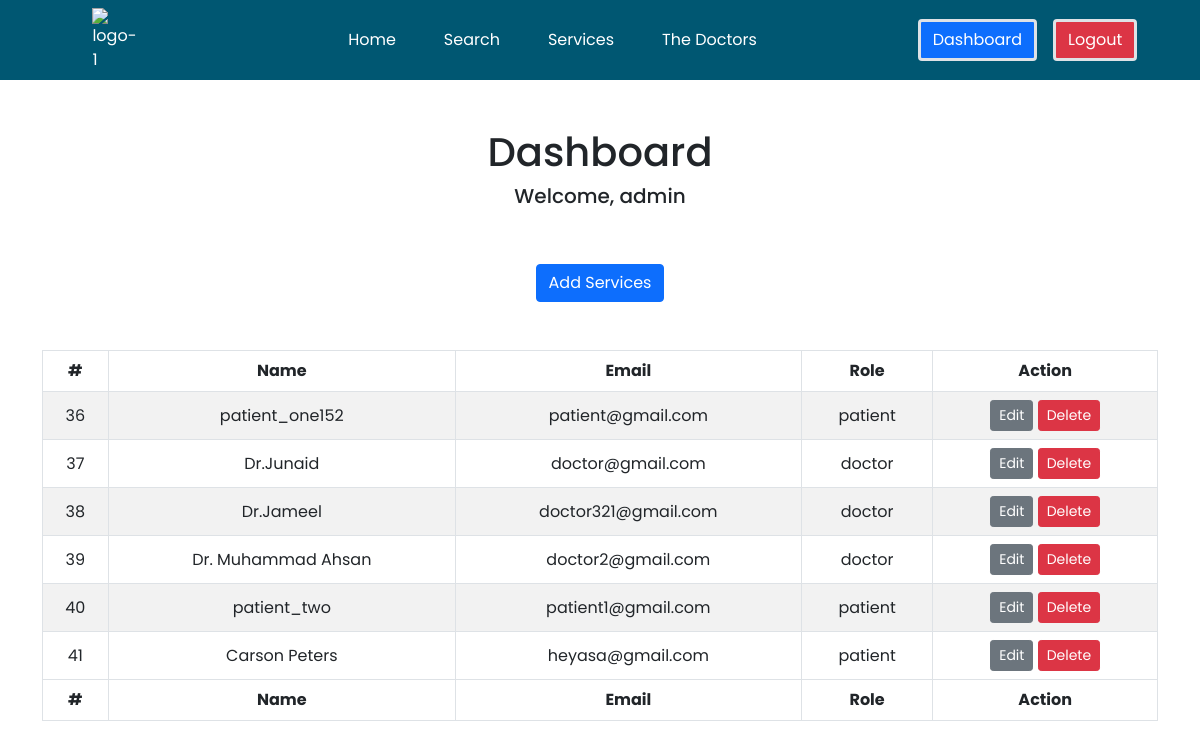
Page /adminDashboard.php (signed in) on the committed database.
### tables this page shows
CREATE TABLE `users` (
  `id` int(11) NOT NULL,
  `name` varchar(255) NOT NULL,
  `username` varchar(255) NOT NULL,
  `email` varchar(255) NOT NULL,
  `password` varchar(255) NOT NULL,
  `phone` varchar(255) DEFAULT NULL,
  `diseases` text DEFAULT NULL,
  `certificate` text DEFAULT NULL,
  `experience` text DEFAULT NULL,
  `role` enum('admin','doctor','patient') NOT NULL DEFAULT 'patient',
  `clinic_id` int(11) NOT NULL,
  `checkin_time` time DEFAULT NULL,
  `checkout_time` time DEFAULT NULL,
  `weekend_available` enum('yes','no') NOT NULL DEFAULT 'no',
  `dob` date DEFAULT NULL,
  `gender` enum('Male','Female') NOT NULL DEFAULT 'Male',
  `city` varchar(255) DEFAULT NULL,
  `profile_pic` text DEFAULT NULL
);

### core/functions.php (called while the page is built, shortened)
<?php
require_once 'database.php';
function isLoggedin()
{
    return isset($_SESSION['user']) ? true : false;
}

### core/database.php (called while the page is built, shortened)
<?php
include_once 'functions.php';
if (isset($_SESSION['user'])) {
    $userID = $_SESSION['user'];
    $getUserQ = $db->query("SELECT * FROM `users` WHERE `id`='$userID'");
    $userData = mysqli_fetch_object($getUserQ);
    $userName = $userData->name;
    $userRole = $userData->role;
}

### adminDashboard.php (the view, shortened to what this page needs)
<?php
require_once './core/database.php';
?>
<!DOCTYPE html>
<html lang="en">
<head>
    <?php include './includes/css_links.php'; ?>
    <link rel="stylesheet" href="./css/style.min.css">
</head>
<body class="admin_dashboard_page">
    <?php include_once './includes/header.php'; ?>
    <main>
        <section class="admin_dashboard">
            <div class="container my-5">
                <div class="row">
                    <div class="col-12 text-center">
                        <h1>Dashboard</h1>
                        <h5>Welcome, <?= $userName ?></h5>
                    </div>
                    <div class="col-12 my-5 position-relative">
                        <div class="d-flex justify-content-center gap-3">
                            <a href="./add_services.php" class="btn btn-primary">Add Services</a>
                        </div>
                        <span id="del-msg" class="position-absolute top-0 end-0 alert"></span>
                    </div>
                    <div class="col-12">
                        <table id="example" class="table table-striped table-bordered" style="width:100%">
                            <thead>
                                <tr>
                                    <th>#</th>
                                    <th>Name</th>
                                    <th>Email</th>
                                    <th>Role</th>
                                    <th>Action</th>
                                </tr>
                            </thead>
                            <tbody>
                                <?php
                                $getR_Q = $db->query("CALL `get_all_users`()");
                                while ($getRow = mysqli_fetch_object($getR_Q)) :
                                ?>
                                    <tr>
                                        <td><?= $getRow->id ?></td>
                                        <td><?= $getRow->name ?></td>
                                        <td><?= $getRow->email ?></td>
                                        <td><?= $getRow->role ?></td>
                                        <td><a href="edit_profile.php?u_id=<?= $getRow->id ?>&role_check=<?= $getRow->role ?>" class="btn btn-secondary btn-sm">Edit</a>
                                            <a href="#!" class="btn btn-danger btn-sm del-id" data-id="<?= $getRow->id ?>">Delete</a>
                                        </td>
                                    </tr>
                                <?php endwhile;
                                ?>
                            </tbody>
                            <tfoot>
                                <tr>
                                    <th>#</th>
                                    <th>Name</th>
                                    <th>Email</th>
                                    <th>Role</th>
                                    <th>Action</th>
                                </tr>
                            </tfoot>
                        </table>
                    </div>
                </div>
            </div>
        </section>
    </main>
    <div class="toast-container position-absolute p-3 bottom-0 end-0">
    </div>
</body>
</html>

### includes/css_links.php (shortened to what this page needs)
<link href="https://cdn.jsdelivr.net/npm/bootstrap@5.0.2/dist/css/bootstrap.min.css" rel="stylesheet">
<link rel="stylesheet" href="https://cdnjs.cloudflare.com/ajax/libs/bootstrap-icons/1.11.3/font/bootstrap-icons.min.css" />
<link rel="stylesheet" href="https://cdnjs.cloudflare.com/ajax/libs/OwlCarousel2/2.3.4/assets/owl.carousel.min.css" />
<link rel="stylesheet" href="https://cdn.datatables.net/2.0.8/css/dataTables.bootstrap5.css">
<link rel="stylesheet" href="https://cdn.datatables.net/responsive/3.0.2/css/responsive.bootstrap5.css">
<link rel="stylesheet" href="https://cdnjs.cloudflare.com/ajax/libs/font-awesome/6.5.2/css/all.min.css" />

### includes/header.php (shortened to what this page needs)
<header>
    <div class="container">
        <div class="row">
            <div class="col-2 content-center">
                <a href="./">
                    <img src="./img/logo.jpeg" class="w-75" alt="logo-1">
                </a>
            </div>
            <div class="col-7 content-center">
                <ul class="navigation list-unstyled d-flex gap-5">
                    <li><a href="./">Home</a></li>
                    <li><a href="./search.php">Search</a></li>
                    <li><a href="./services.php">Services</a></li>
                    <li><a href="./doctors.php">The Doctors</a></li>
                </ul>
            </div>
            <div class="col-3 content-center gap-3 flex-column flex-md-row">
                <?php if (isLoggedin() === true) : ?>
                    <?php if ($userRole == 'admin') : ?>
                        <a class="btn btn-primary border border-3" href="adminDashboard.php">Dashboard</a>
                    <?php elseif ($userRole == 'doctor') : ?>
                        <a class="btn btn-primary border border-3" href="doctorDashboard.php">Dashboard</a>
                    <?php else : ?>
                        <a class="btn btn-primary border border-3" href="appointment.php">Appointment</a>
                        <a class="btn btn-primary border border-3" href="dashboard.php">Dashboard</a>
                    <?php endif; ?>
                    <a class="btn btn-danger border border-3" href="logout.php">Logout</a>
                <?php else : ?>
                    <a class="btn btn-secondary border border-3" href="./register.php" class="btn btn-secondary">Sign Up</a>
                    <a class="btn btn-success border border-3" href="./login.php">Login</a>
                <?php endif; ?>
            </div>
        </div>
    </div>
</header>

### rows in the picture
users: name "admin"
users: id "36", name "patient_one152", email "patient@gmail.com", role "patient"
users: id "37", name "Dr.Junaid", email "doctor@gmail.com", role "doctor"
users: id "38", name "Dr.Jameel", email "doctor321@gmail.com", role "doctor"
users: id "39", name "Dr. Muhammad Ahsan", email "doctor2@gmail.com", role "doctor"
users: id "40", name "patient_two", email "patient1@gmail.com", role "patient"
users: id "41", name "Carson Peters", email "heyasa@gmail.com", role "patient"
